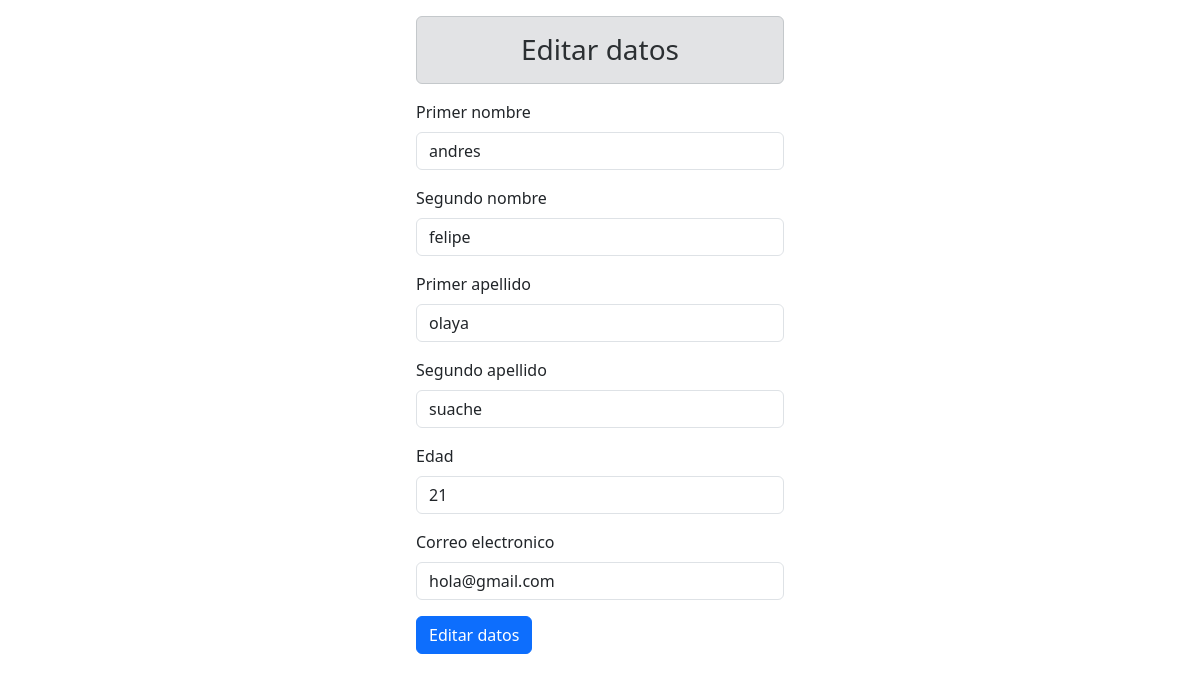
Page /CRUD_BOOSTRAP/editar.php?id=1 on the committed database.
### tables this page shows
CREATE TABLE `informacion` (
  `id` int(11) NOT NULL,
  `nombre1` varchar(15) DEFAULT NULL,
  `nombre2` varchar(15) DEFAULT NULL,
  `apellido1` varchar(15) DEFAULT NULL,
  `apellido2` varchar(15) DEFAULT NULL,
  `edad` int(11) DEFAULT NULL,
  `correo` varchar(75) DEFAULT NULL,
  `fecha_creacion` timestamp NOT NULL DEFAULT current_timestamp()
);

### CRUD_BOOSTRAP/editar.php (the view, shortened to what this page needs)
<?php
    include "modelo/conexion.php";
    $id = $_GET["id"];
    $sql = $conexion->query("SELECT * FROM informacion WHERE id = $id");
?>
<!DOCTYPE html>
<html lang="en">
<head>
    <link href="https://cdn.jsdelivr.net/npm/bootstrap@5.3.3/dist/css/bootstrap.min.css" rel="stylesheet">
</head>
<body>
    <form class="col-4 p-3 m-auto" method="POST">
            <h3 class="text-center alert alert-secondary">Editar datos</h3>
            <?php
                include "controlador/editar_datos.php";
                while($datos = $sql->fetch_object()){ ?>
                    <div class="mb-3">
                        <label for="exampleInputEmail1" class="form-label">Primer nombre</label>
                        <input type="text" class="form-control" name="nombre1" value="<?= $datos->nombre1 ?>">
                    </div>
                    <div class="mb-3">
                        <label for="exampleInputEmail1" class="form-label">Segundo nombre</label>
                        <input type="text" class="form-control" name="nombre2" value="<?= $datos->nombre2 ?>">
                    </div>
                    <div class="mb-3">
                        <label for="exampleInputEmail1" class="form-label">Primer apellido</label>
                        <input type="text" class="form-control" name="apellido1" value="<?= $datos->apellido1 ?>">
                    </div>
                    <div class="mb-3">
                        <label for="exampleInputEmail1" class="form-label">Segundo apellido</label>
                        <input type="text" class="form-control" name="apellido2" value="<?= $datos->apellido2 ?>">
                    </div>
                    <div class="mb-3">
                        <label for="exampleInputEmail1" class="form-label">Edad</label>
                        <input type="text" class="form-control" name="edad" value="<?= $datos->edad ?>">
                    </div>
                    <div class="mb-3">
                        <label for="exampleInputEmail1" class="form-label">Correo electronico</label>
                        <input type="email" class="form-control" name="correo" value="<?= $datos->correo ?>">
                    </div>
                <?php }
            ?>
            <button type="submit" class="btn btn-primary" name="btneditar" value="ok">Editar datos</button>
        </form>
    </body>
    </html>

### rows in the picture
informacion: nombre1 "andres", nombre2 "felipe", apellido1 "olaya", apellido2 "suache", edad "21", correo "hola@gmail.com"
